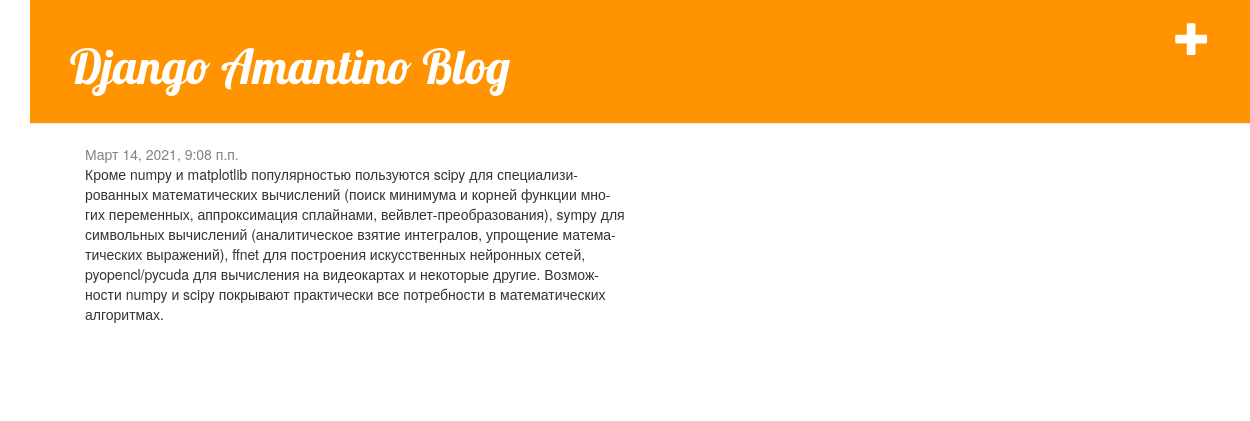
Page /post/6/ on the committed database.
### blog/models.py (models this page shows, shortened)
class Post(models.Model):
    author = models.ForeignKey(settings.AUTH_USER_MODEL, on_delete=models.CASCADE)
    title = models.CharField(max_length=200)
    text = models.TextField()
    created_date = models.DateTimeField(default=timezone.now)
    published_date = models.DateTimeField(blank=True, null=True)

### blog/views.py (the view)
# urls.py: path('post/<int:pk>/', views.post_detail, name='post_detail'),
def post_detail(request, pk):
    post = get_object_or_404(Post, pk=pk)
    return render(request, 'blog/post_detail.html', {'post': post})

### blog/templates/blog/post_detail.html (shortened to what this page needs)
{% extends 'blog/base.html' %}
{% block content %}
    <div class="post">
            <div class="date">
                {{ post.published_date }}
            </div>
        <p>{{ post.text|linebreaksbr }}</p>
    </div>
{% endblock %}

### blog/static/css/blog.css (style rules this page uses)
body { padding-left: 30px; }
.date { color: #828282; }
.post { margin-bottom: 70px; }

### rows in the picture
Post: published_date "Март 14, 2021, 9:08 п.п.", text "Кроме numpy и matplotlib популярностью пользуются scipy для специализи- рованных математических вычислений (поиск минимума и корней функции мно- гих переменных, аппроксимация сплайнами, вейвлет-преобразования), sympy для символьных вычислений (аналитическое взятие интегралов, упрощение матема- тических выражений), ffnet для построения искусственных нейронных сетей, pyopencl/pycuda для вычисления на видеокартах и некоторые другие. Возмож- ности numpy и scipy покрывают практически все потребности в математических алгоритмах."
